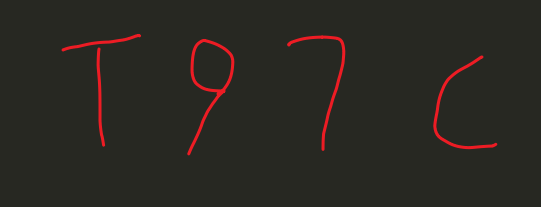
#> input picture 10-模拟登陆/code1.png, 541 x 207 px
$ python '02-识别验证码.py'
#> lines starting #> are read from the running program, lines starting #| are printed output that depends on the picture
"""
1.OCR识别： 光学字符串  用于图片中图区文本信息  tesseract-ocr是利用该技术户实现的一个验证码识别库 pytesseract模块


"""""
from PIL import Image
import pytesseract

img = Image.open('./code1.png')
#> img is the input picture: PIL image 541x207 RGBA; mean R, G, B, A 42.9, 39.8, 34, 255
img = img.convert('L')
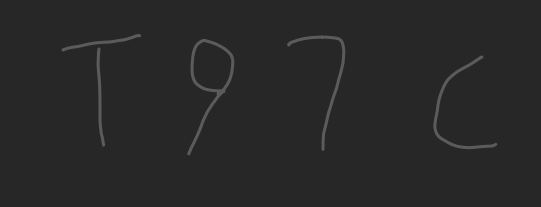
#> img: PIL image 541x207 L; min 39, max 91, mean 40
#> (the run stopped early here; a loop or call above may not have finished)
